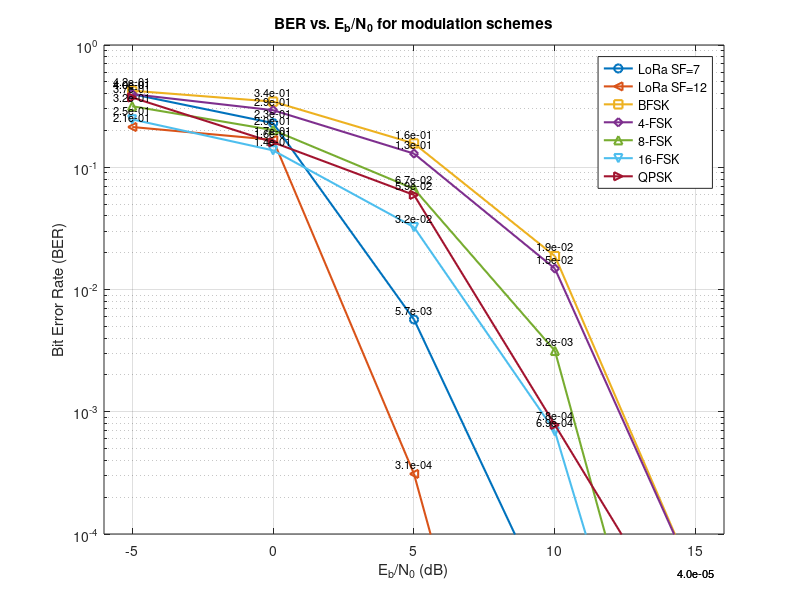

The MATLAB script that drew this image:
%% GNU Radio BER vs Eb/N0
% AUTHOR: Clara SORRE
% This MATLAB code enables to visualize the BER versus Eb/N0 for the
% different modulation schemes.
%It uses BER data obtained experimentally with the HackRF Ones and the GNU
%Radio. Finally, an interpolation is performed to determine eb_n0_dB at
%BER=10^(-3).

eb_n0_dB = [-5, 0, 5, 10, 15];  % Eb/N0 values in dB 
target_ber = 1e-3;
interpolate_target_ber = @(ebn0, ber, target) interp1(log10(ber), ebn0, log10(target), 'linear', 'extrap'); %interpolation function
% BER results measured with gnu radio
ber_lorasf7 = [0.396657, 0.229680, 0.005685, 0.00002, 0.00000002];   %when ber=0: artificially 0.0000002
ber_bfsk = [0.42288, 0.34419, 0.15655, 0.01876, 0.00004];  
ber_4fsk = [0.39636, 0.29288, 0.1293, 0.01482, 0.00004];   
ber_8fsk = [0.315653, 0.201418, 0.066603, 0.00315, 0.0000002]; %when ber=0: artificially 0.0000002
ber_16fsk = [0.24627, 0.1374, 0.03234, 0.00069, 0.0000001]; %when ber=0: artificially 0.0000001
ber_qpsk = [0.372220, 0.159881, 0.059364, 0.000780, 0.000010]; 
ber_lorasf12 = [0.213394, 0.167567,0.000310,  0.00000002, 0.00000001];
schemes = {'LoRa SF=7', ber_lorasf7;'LoRa SF=12', ber_lorasf12; 'BFSK', ber_bfsk;'4-FSK', ber_4fsk; '8-FSK', ber_8fsk; '16-FSK', ber_16fsk;'QPSK', ber_qpsk};%store the schemes in an array
fprintf('The estimated E_b/N_0 for BER = %.1e:\n is', target_ber);
for i = 1:size(schemes,1)
    name = schemes{i,1};
    ber = schemes{i,2};
    estim = interpolate_target_ber(eb_n0_dB, ber, target_ber); %estimate the Eb/N0 for the target BER
    fprintf('%s: %.2f dB\n', name, estim);
end
% plot
figure;
semilogy(eb_n0_dB, ber_lorasf7, 'o-', 'LineWidth', 1.5,'DisplayName', sprintf('LoRa SF=7'));
hold on;
semilogy(eb_n0_dB, ber_lorasf12, '<-', 'LineWidth', 1.5,'DisplayName', sprintf('LoRa SF=12'));
semilogy(eb_n0_dB, ber_bfsk, 's-', 'LineWidth', 1.5,'DisplayName', sprintf('BFSK'));
semilogy(eb_n0_dB, ber_4fsk, 'd-', 'LineWidth', 1.5,'DisplayName', sprintf('4-FSK'));
semilogy(eb_n0_dB, ber_8fsk, '^-', 'LineWidth', 1.5,'DisplayName', sprintf('8-FSK'));
semilogy(eb_n0_dB, ber_16fsk, 'v-', 'LineWidth', 1.5,'DisplayName', sprintf('16-FSK'));
semilogy(eb_n0_dB, ber_qpsk, '>-', 'LineWidth', 1.5,'DisplayName', sprintf('QPSK'));
grid on;
legend show;
xlabel('E_b/N_0 (dB)');
ylabel('Bit Error Rate (BER)');
title('BER vs. E_b/N_0 for modulation schemes');
xlim([min(eb_n0_dB)-1, max(eb_n0_dB)+1]);
ylim([1e-4 1]);
%display the data on the graph
for i = 1:length(eb_n0_dB)
    text(eb_n0_dB(i), ber_lorasf7(i)*1.2, sprintf('%.1e', ber_lorasf7(i)),'HorizontalAlignment', 'center', 'FontSize', 8);
    text(eb_n0_dB(i), ber_lorasf12(i)*1.2, sprintf('%.1e', ber_lorasf12(i)),'HorizontalAlignment', 'center', 'FontSize', 8);
    text(eb_n0_dB(i), ber_bfsk(i)*1.2, sprintf('%.1e', ber_bfsk(i)),'HorizontalAlignment', 'center', 'FontSize', 8);
    text(eb_n0_dB(i), ber_4fsk(i)*1.2, sprintf('%.1e', ber_4fsk(i)),'HorizontalAlignment', 'center', 'FontSize', 8);
    text(eb_n0_dB(i), ber_8fsk(i)*1.2, sprintf('%.1e', ber_8fsk(i)),'HorizontalAlignment', 'center', 'FontSize', 8);
    text(eb_n0_dB(i), ber_16fsk(i)*1.2, sprintf('%.1e', ber_16fsk(i)),'HorizontalAlignment', 'center', 'FontSize', 8);
    text(eb_n0_dB(i), ber_qpsk(i)*1.2, sprintf('%.1e', ber_qpsk(i)),'HorizontalAlignment', 'center', 'FontSize', 8);
end


